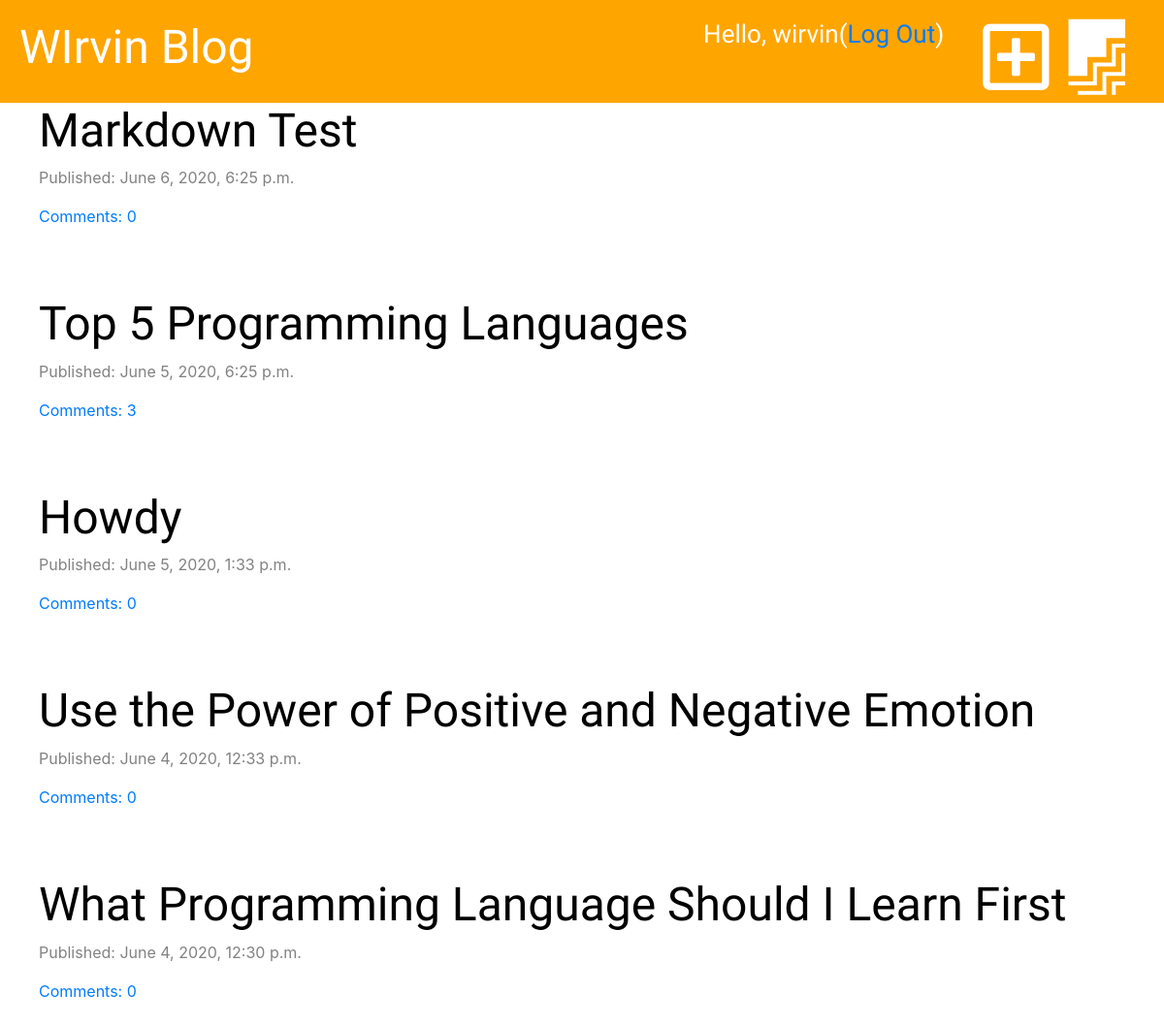
The app's page / (signed in) with its own data.
### blogpost/models.py (models this page shows, shortened)
class Post(models.Model):
    author = models.ForeignKey('auth.User', on_delete=models.CASCADE)
    title = models.CharField(max_length=200)
    text = models.TextField()
    created_date = models.DateTimeField(default=timezone.now)
    published_date = models.DateTimeField(blank=True, null=True)
    def approved_comments(self):
        return self.comments.filter(approved=True)

### blogpost/views.py (the view)
# urls.py: path('', views.post_list, name='post_list'),
def post_list(request):
    posts = Post.objects.all().filter(published_date__lte=timezone.now()).order_by('-published_date')
    stuff_for_front_end = {'posts': posts}
    return render(request, 'blog/post_list.html', stuff_for_front_end)

### blogpost/templatetags/markdownify.py (called while the page is built)
@register.filter
def markdown(value):
    renderer = HighlightRenderer()
    markdown = mistune.Markdown(renderer=renderer)
    return markdown(value)

### blogpost/templates/blog/post_list.html (shortened to what this page needs)
{% extends 'blog/base.html' %}
{% load markdownify %}
{% block content %}
{% for post in posts %}
<div class="post">
    <h2><a href="{% url 'post_detail' pk=post.pk %}">{{ post.title }}</a></h2>
    <div class="date">
        <p>Published: {{ post.published_date }}</p>
    </div>
    <a href="{% url 'post_detail' pk=post.pk %}">Comments: {{ post.approved_comments.count }}</a>
</div>
{% endfor %}
{% endblock %}

### blogpost/templates/blog/base.html (shortened to what this page needs)
{% load static %}
<!DOCTYPE html>
<html lang="en">
<head>
    <link href="https://stackpath.bootstrapcdn.com/bootstrap/4.5.0/css/bootstrap.min.css" rel="stylesheet">
    <link rel="stylesheet" href="https://pro.fontawesome.com/releases/v5.10.0/css/all.css"/>
    <link rel="stylesheet" href="{% static 'css/blog.css' %}">
    <link rel="stylesheet" href="{% static 'css/zenburn.css' %}">
</head>
<body>
    <div class="page-header">
        {% if user.is_authenticated %}
            <a href="{% url 'post_draft_list' %}" class="top-menu"><i class="fab fa-firstdraft fa-3x"></i></a>
            <a href="{% url 'post_new' %}" class="top-menu"><i class="far fa-plus-square fa-3x"></i></a>
        <h2 class="top-menu">Hello, {{ user.username }}  <small>(<a href="{% url 'logout' %}">Log Out</a>)</small></h2>
        {% else %}
            <a href="{% url 'login' %}" class="top-menu"><i class="fas fa-sign-in-alt fa-3x"></i></a>
        {% endif %}
        <h1><a href="{% url 'post_list' %}">WIrvin Blog</a></h1>
    </div>
    <div class="content container">
        <div class="row">
            <div class="mol-md-8">
                {% block content %}
                {% endblock %}
            </div>
        </div>
    </div>
</body>
</html>

### blogpost/static/css/blog.css (style rules this page uses)
.page-header { background-color: orange; margin: 0; padding: 20px; }
.page-header h1, .page-header h1 a { color: white; font-size: 36pt; text-decoration: none; }
.content { margin-left: 40px; width 100%; }
h1, h2, h3, h4 { font-family: 'Inconsolata', serif; font-size: 48px; }
.date { color: #828282; }
.post { margin-bottom: 70px; }
.post h1 a, .post h2 a { color: black; }
.page-header .top-menu { color: white; float: right; font-size: 26px; margin-right: 20px; }
.page-header .top-menu small { color: white; float: right; font-size: 26px; margin-right: 20px; }

### records on screen
Post: title "Markdown Test", published_date "June 6, 2020, 6:25 p.m.", approved_comments.count "0"
Post: title "Top 5 Programming Languages", published_date "June 5, 2020, 6:25 p.m.", approved_comments.count "3"
Post: title "Howdy", published_date "June 5, 2020, 1:33 p.m.", approved_comments.count "0"
Post: title "Use the Power of Positive and Negative Emotion", published_date "June 4, 2020, 12:33 p.m.", approved_comments.count "0"
Post: title "What Programming Language Should I Learn First", published_date "June 4, 2020, 12:30 p.m.", approved_comments.count "0"

### other values on screen
{{ user.username }} "wirvin"
